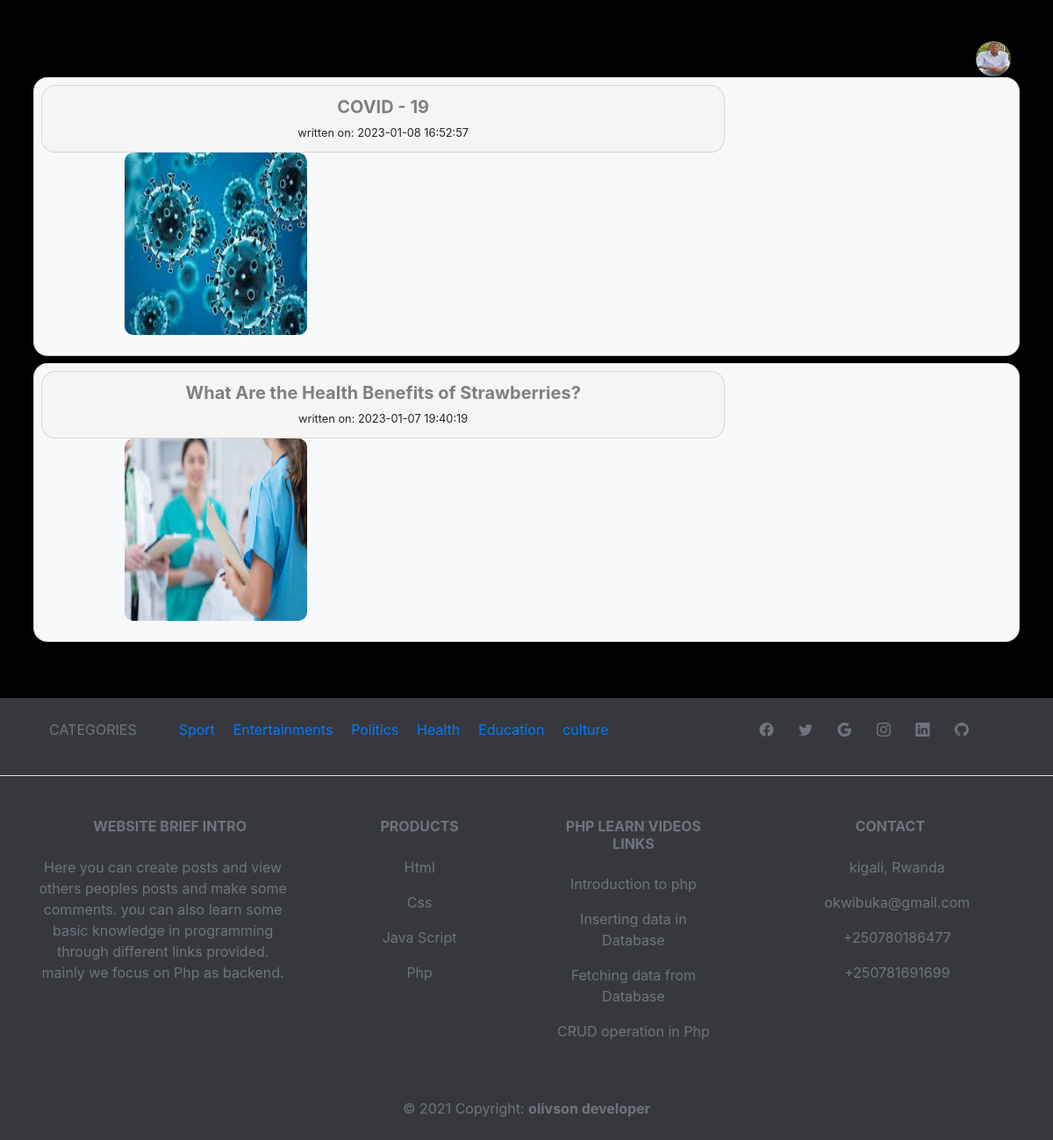
The page /loged_user/health_category.php (signed in) on the database its author committed.
### tables this page shows
CREATE TABLE `posts` (
  `id` bigint(20) NOT NULL,
  `title` varchar(54) NOT NULL,
  `body` longtext NOT NULL,
  `category` varchar(50) NOT NULL,
  `image` varchar(191) NOT NULL,
  `user_id` bigint(20) NOT NULL,
  `user_name` varchar(70) NOT NULL,
  `created_at` timestamp NOT NULL DEFAULT current_timestamp() ON UPDATE current_timestamp()
);

### loged_user/health_category.php (the view, shortened to what this page needs)
<?php
include("header.php");
?>
<div class="container">
   <center>
   <?php
   $query = "SELECT * FROM posts WHERE category ='health' ORDER BY created_at DESC";
   $query_run = mysqli_query($con , $query);
   if(mysqli_num_rows($query_run) > 0)
   {
    while ( $row = mysqli_fetch_assoc($query_run)){
    ?>
<div class= "card m-2 p-2 bg-light" style="border-radius:1em;" >
    <div class="card card-header col-md-8 col-sm-8 "
style="border-radius:1em; background:whitesmoke; ">
<a href="post_view.php?id=<?= $row['id'];?>"><h5  style="font-weight:bolder;color:grey">
<?= $row['title']?></h5></a>
<small style="">written on: <?= $row['created_at'] ?>
</small>
</div>
<div class="col-md-4 col-sm-4 " style="margin-bottom:15px">
<img src="../images/<?= $row['image'] ?>" alt="post-image" style="width:13em;
height:13em; border-radius:10px;">
</div>
</div>
    <?php
   }
}
else{
    echo "<span style='color:red'>no post found</span>";
}
?>
</center>
</div>
<?php
include("../constants/footer.php");
?>
</body>
</html>

### css/style.css (style rules this page uses)
* { box-sizing: inherit; margin: 0; padding: 0; }
body { background-color: #f3f3f3; }
a { text-decoration: none; cursor: pointer; }

### rows shown on the page
posts: title "COVID - 19", created_at "2023-01-08 16:52:57", image (picture)
posts: title "What Are the Health Benefits of Strawberries?", created_at "2023-01-07 19:40:19", image (picture)
